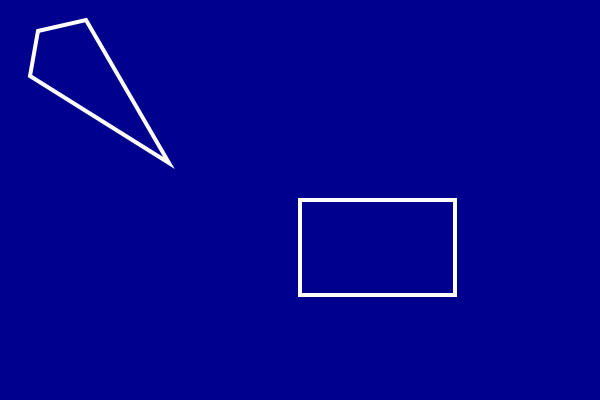
Frame 1 (no input)
Frame 60 (no input): identical to frame 1, image omitted
Frame 120 (the mouse pressed at the canvas centre since frame 60): identical to frame 1, image omitted

The p5.js sketch that drew this single still picture (run headless with seeded random() and noise() and a simulated clock; from frame 60 on, the mouse is pressed at the canvas centre):

// p5.js sketch
// ── sketch.js
function setup() {
  createCanvas(600, 400);
}

function draw() {
  background(0,0,143);
  
  stroke(255);
  strokeWeight(4);
  noFill();
  
  if (mouseY > 300) {
    fill(0, 154, 0);
    
  }
  
  rect(300, 200, 155, 95);
  quad(38, 31, 86, 20, 169, 163, 30, 76);
}
